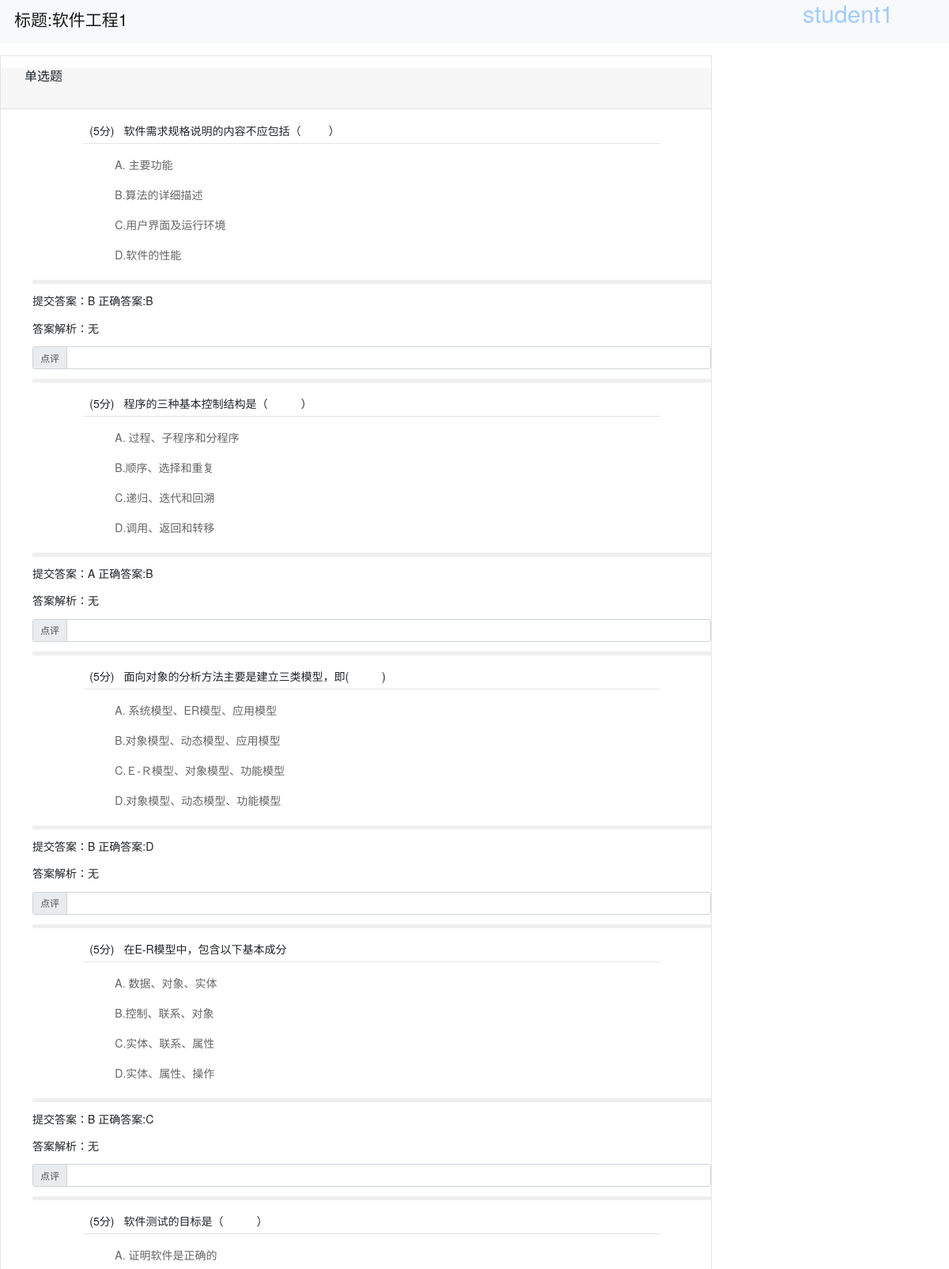
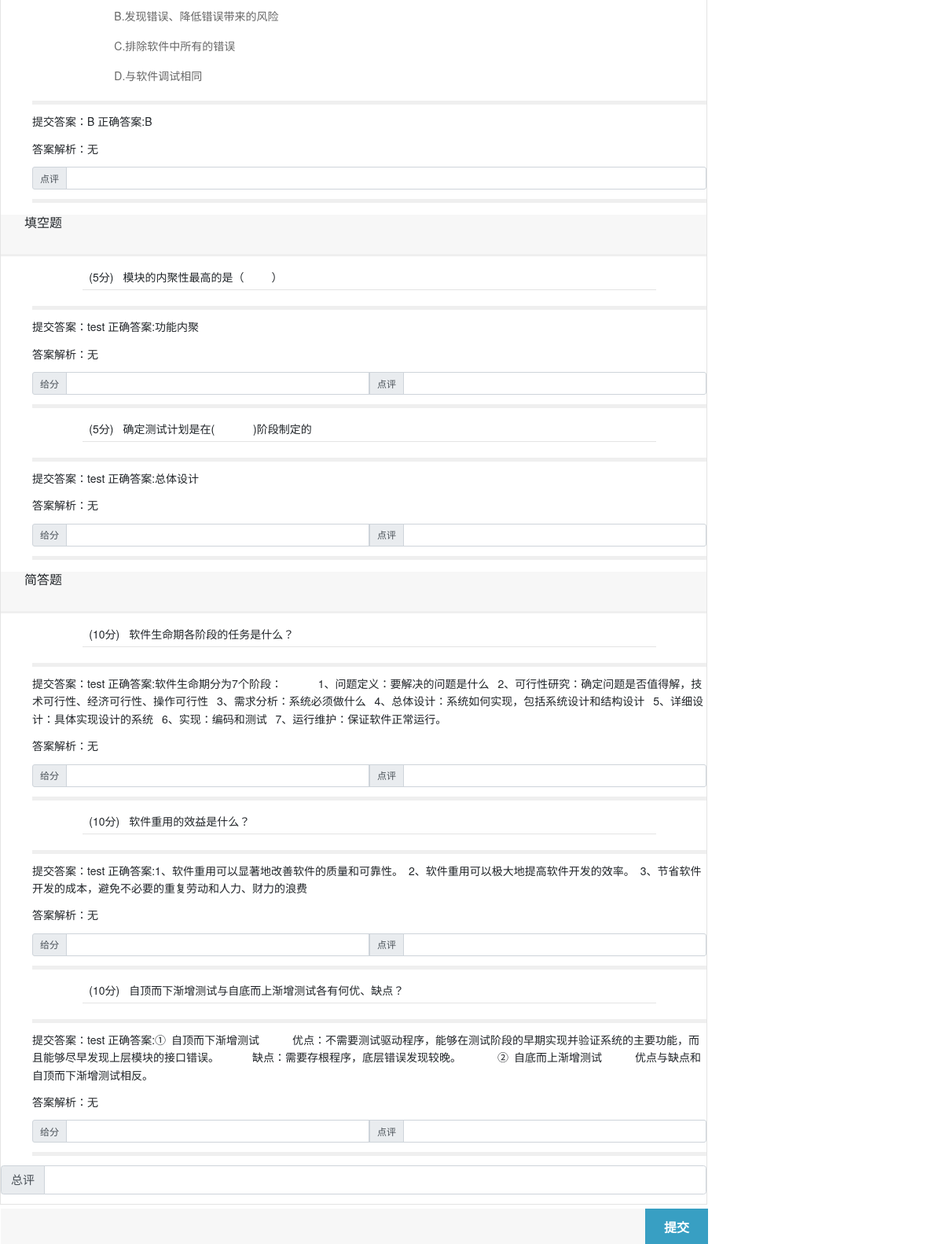
Page /rewind/6/ on the committed database (2 pictures, top to bottom).
### question_manage/models.py (models this page shows, shortened)
class Grade(models.Model):
    id=models.AutoField(primary_key=True)
    sid=models.ForeignKey(UserEx,on_delete=models.CASCADE,default='')#添加外键
    pid=models.ForeignKey(Paper, on_delete=models.CASCADE)
    grade=models.IntegerField()
    is_checked=models.BooleanField(default='False')
    rewind=models.TextField(default="")
    class Meta:
        db_table='grade'
        verbose_name='成绩'
        verbose_name_plural=verbose_name

class Paper(models.Model):
    id=models.AutoField(primary_key=True)
    sqid=models.ManyToManyField(Question)#多对多
    fqid=models.ManyToManyField(Fillin)
    tid=models.ForeignKey(UserEx,on_delete=models.CASCADE)#添加外键
    title=models.CharField('标题',max_length=20,default='')
    major=models.CharField('考卷适用专业',max_length=20)
    examtime=models.DateTimeField()
    class Meta:
        db_table='paper'
        verbose_name='试卷'
        verbose_name_plural=verbose_name

class TAnswer(models.Model):
    gid=models.ForeignKey(Grade, on_delete=models.CASCADE)
    qid=models.ForeignKey(Question, on_delete=models.CASCADE,default='')
    ans=models.CharField('选项',max_length=5)
    score =models.IntegerField('得分', default=0)
    rewind = models.TextField('点评',default='')
    class Meta:
        db_table = 'answer'
        verbose_name = '答卷单选题'
        verbose_name_plural = verbose_name

class Question(models.Model):
    ANSWER = (
        ('A', 'A'),
        ('B', 'B'),
        ('C', 'C'),
        ('D', 'D'),
    )
    id = models.AutoField(primary_key=True)
    category = models.CharField('标签', max_length=20)
    title = models.TextField('题目')
    optionA = models.CharField('A选项', max_length=30)
    optionB = models.CharField('B选项', max_length=30)
    optionC = models.CharField('C选项', max_length=30)
    optionD = models.CharField('D选项', max_length=30)
    answer = models.CharField('答案', max_length=10, choices=ANSWER)
    score = models.IntegerField('分数', default=1)
    solution = models.TextField('解析', default='无')
    class Meta:
        db_table = 'question'
        verbose_name = '单项选择题库'
        verbose_name_plural = verbose_name

class F_TAnswer(models.Model):
    gid=models.ForeignKey(Grade, on_delete=models.CASCADE)
    qid=models.ForeignKey(Fillin, on_delete=models.CASCADE,default='')
    ans=models.TextField('选项')
    score = models.IntegerField('得分', default=0)
    rewind = models.TextField('点评', default='')
    class Meta:
        db_table = 'f_answer'
        verbose_name = '答卷填空题'
        verbose_name_plural = verbose_name

class Fillin(models.Model):
    TYPE = (
        ('f', '填空题'),
        ('sa', '简答题'),
    )
    id = models.AutoField(primary_key=True)
    category = models.CharField('标签', max_length=20)
    title = models.TextField('题目')
    answer = models.TextField('答案')
    score = models.IntegerField('分数', default=1)
    type = models.CharField('类型', max_length=10, choices=TYPE, default='')
    solution = models.TextField('解析', default='无')
    class Meta:
        db_table = 'fillin'
        verbose_name = '填空或简答题库'
        verbose_name_plural = verbose_name

### question_manage/views.py (the view)
# urls.py: path("rewind/<int:id>/", q_views.rewind, name="rewind"),
def rewind(request, id):
    g = Grade.objects.get(id=id)
    s = g.sid
    alist = g.tanswer_set.all()
    falist = g.f_tanswer_set.all()
    return render(request, 'rewind.html', {'student': s, 'alist': alist, 'grade':g, 'falist':falist})

### question_manage/templates/rewind.html (shortened to what this page needs)
<!DOCTYPE HTML>
<html lang="en">
<head>
    <link href="/static/bootstrap-4.3.1-dist/css/bootstrap.min.css" rel="stylesheet">
    <link href="/static/css/main.css" rel="stylesheet" type="text/css" />
    <link href="/static/css/test.css" rel="stylesheet" type="text/css" />
    <link href="/static/css/style.css" rel="stylesheet" type="text/css"/>
</head>
<body>
<nav class="navbar navbar-expand-sm bg-light navbar-light ">
    <ul class="navbar-nav">
        <li class="nav-item active">
            <a class="nav-link"><h3>标题:{{ grade.pid.title }}</h3></a>
        </li>
        <li style="position: fixed;right: 70px; font-size: 30px;color: #9fcdff">{{ student.name }}</li>
    </ul>
</nav>
<div class="main">
	<div class="test_main">
		<div class="nr_left">
			<div class="test">
            <form action="/sub_rewind/" method="post">
					<div class="test_title">
						<font><input type="submit" name="back" value="提交"></font>
					</div>
						<div class="test_content">
							<div class="test_content_title">
								<h2>单选题</h2>
							</div>
						</div>
						<div class="test_content_nr">
							<ul>
                               {% for a in alist %}
                                   <li id="{{ forloop.counter }}">
                                    <div class="test_content_nr_tt">
                                        <span>({{ a.qid.score }}分)</span>
                                        <font>{{ a.qid.title }}</font>
                                    </div>
                                   <div class="test_content_nr_main">
                                        <ul>
                                                <li class="option">
                                                    <label>A.
                                                        <p class="ue" style="display: inline;">{{ a.qid.optionA }}</p>
                                                    </label>
                                                </li>
                                                <li class="option">
                                                    <label>
                                                        B.<p class="ue" style="display: inline;">{{ a.qid.optionB }}</p>
                                                    </label>
                                                </li>
                                                <li class="option">
                                                    <label>
                                                        C.<p class="ue" style="display: inline;">{{ a.qid.optionC }}</p>
                                                    </label>
                                                </li>
                                                <li class="option">
                                                    <label>
                                                        D.<p class="ue" style="display: inline;">{{ a.qid.optionD }}</p>
                                                    </label>
                                                </li>
                                        </ul>
                                    </div>
                                    </li>
                                    <li>
                                        <p>提交答案：{{ a.ans }} 正确答案:{{ a.qid.answer }}</p>
                                        <p>答案解析：{{ a.qid.solution }}</p>
                                        <div class="input-group mb-3 input-group">
                                           <div class="input-group-prepend">
                                            <span class="input-group-text">点评</span>
                                          </div>
                                          <input type="text" class="form-control" name="sr{{ a.id }}">
                                        </div>
                                    </li>
                               {% endfor %}
							</ul>
						</div>
                        <div class="test_content">
							<div class="test_content_title">
								<h2>填空题</h2>
							</div>
						</div>
						<div class="test_content_nr">
							<ul>
                               {% for fa in falist %}
                                   {% if fa.qid.type == 'f' %}
                                   <li id="{{ forloop.counter }}">
                                        <div class="test_content_nr_tt">
                                            <span>({{ fa.qid.score }}分)</span>
                                            <font>{{ fa.qid.title }}</font>
                                        </div>
                                       <div class="test_content_nr_main">
                                        </div>
                                    </li>
                                    <li>
                                        <p>提交答案：{{ fa.ans }} 正确答案:{{ fa.qid.answer }}</p>
                                        <p>答案解析：{{ fa.qid.solution }}</p>
                                        <div class="input-group mb-3 input-group">
                                          <div class="input-group-prepend">
                                            <span class="input-group-text">给分</span>
                                          </div>
                                          <input type="number" class="form-control" name="fs{{ fa.id }}">
                                           <div class="input-group-prepend">
                                            <span class="input-group-text">点评</span>
                                          </div>
                                          <input type="text" class="form-control" name="fr{{ fa.id }}">
                                        </div>
                                    </li>
                                   {% endif %}
                               {% endfor %}
							</ul>
						</div>
                        <div class="test_content">
							<div class="test_content_title">
								<h2>简答题</h2>
							</div>
						</div>
						<div class="test_content_nr">
							<ul>
                               {% for fa in falist %}
                                   {% if fa.qid.type == 'sa' %}
                                   <li id="{{ forloop.counter }}">
                                        <div class="test_content_nr_tt">
                                            <span>({{ fa.qid.score }}分)</span>
                                            <font>{{ fa.qid.title }}</font>
                                        </div>
                                       <div class="test_content_nr_main">
                                        </div>
                                    </li>
                                    <li>
                                        <p>提交答案：{{ fa.ans }} 正确答案:{{ fa.qid.answer }}</p>
                                        <p>答案解析：{{ fa.qid.solution }}</p>
                                        <div class="input-group mb-3 input-group">
                                          <div class="input-group-prepend">
                                            <span class="input-group-text">给分</span>
                                          </div>
                                          <input type="number" class="form-control" name="sas{{ fa.id }}">
                                           <div class="input-group-prepend">
                                            <span class="input-group-text">点评</span>
                                          </div>
                                          <input type="text" class="form-control" name="sar{{ fa.id }}">
                                        </div>
                                    </li>
                                   {% endif %}
                               {% endfor %}
							</ul>
						</div>
                        <div class="input-group mb-3 input-group-lg">
                          <div class="input-group-prepend">
                            <span class="input-group-text">总评</span>
                          </div>
                          <input type="text" class="form-control" name="rewind">
                        </div>
                </form>
			</div>
		</div>
	</div>
	<div class="foot"></div>
</div>
</body>
</html>

### static/css/main.css (style rules this page uses)
html, body { width: 100%;height: 100%;overflow:auto;font-size:12px;margin:0;padding:0; font-family:"微软雅黑";background:#fff; text-align:center; }
ul,li { list-style:none; }
a { text-decoration:none; color:#666; }
.foot { width:100%; height:50px; clear:both; }

### static/css/test.css (style rules this page uses)
.test_main { width:1200px; margin:15px auto 0; }
.nr_left { width:900px; height:100%; float:left; }
.test { width:100%; border:1px solid #e4e4e4; text-align:left; float:left; }
.test_title { width:900px; height:45px; line-height:45px; background-color:#f7f7f7;position:fixed; bottom:0; z-index:1000; }
.test_title font { width:80px; height:45px; display:block; float:right; text-align:center; }
.test_title font input { background:#389fc3; border:none; display:block; width:80px; height:45px; cursor:pointer; color:#fff; font-size:16px; font-weight:bold; }
.test_content { width:100%; height:auto; margin-top:15px; }
.test_content_title { width:100%; height:50px; line-height:50px; background:#f7f7f7; text-align:center; }
.test_content_title h2 { padding:0 30px; font-size:16px; font-weight:normal; display:block; float:left }
.test_content_nr { width:100%; border-top:3px solid #efefef; }
.test_content_nr>ul>li { width:100%; border-bottom:5px solid #efefef; padding-top:10px; }
.test_content_nr_tt { width:85%; height:auto; line-height:32px; margin:0 auto; border-bottom:1px solid #e4e4e4; }
.test_content_nr_tt span { padding:0 8px; }
.test_content_nr_tt font { font-size:14px }
.test_content_nr_main { width:85%; margin:0 auto; padding:10px 0;height:auto; }
.option { line-height:32px; display:block; background:#fff;color:#666; }
.option label { height:auto;display:block; }

### static/css/style.css (style rules this page uses)
a { text-decoration: none; cursor: auto; color: #000; }
body { background: #eee; font: 14px/1.6em "微软雅黑", "Microsoft Yahei", "Droid Sans", Helvetica Neue, Helvetica, Arial, sans-serif; }
div { display: block; }

### question_manage/templates/rewind.html (style rules this page uses)
body { background: #fff !important; }

### rows in the picture
Grade: pid "软件工程1"
TAnswer: qid.score "5", qid "软件需求规格说明的内容不应包括（ ）", qid.optionA "主要功能", qid.optionB "算法的详细描述", qid.optionC "用户界面及运行环境", qid.optionD "软件的性能", ans "B", qid.answer "B", qid.solution "无"
TAnswer: qid.score "5", qid "程序的三种基本控制结构是（ ）", qid.optionA "过程、子程序和分程序", qid.optionB "顺序、选择和重复", qid.optionC "递归、迭代和回溯", qid.optionD "调用、返回和转移", ans "A", qid.answer "B", qid.solution "无"
TAnswer: qid.score "5", qid "面向对象的分析方法主要是建立三类模型，即( )", qid.optionA "系统模型、ER模型、应用模型", qid.optionB "对象模型、动态模型、应用模型", qid.optionC "Ｅ-Ｒ模型、对象模型、功能模型", qid.optionD "对象模型、动态模型、功能模型", ans "B", qid.answer "D", qid.solution "无"
TAnswer: qid.score "5", qid "在E-R模型中，包含以下基本成分", qid.optionA "数据、对象、实体", qid.optionB "控制、联系、对象", qid.optionC "实体、联系、属性", qid.optionD "实体、属性、操作", ans "B", qid.answer "C", qid.solution "无"
TAnswer: qid.score "5", qid "软件测试的目标是（ ）", qid.optionA "证明软件是正确的", qid.optionB "发现错误、降低错误带来的风险", qid.optionC "排除软件中所有的错误", qid.optionD "与软件调试相同", ans "B", qid.answer "B", qid.solution "无"
F_TAnswer: qid.score "5", qid "模块的内聚性最高的是（ ）", ans "test", qid.answer "功能内聚", qid.solution "无"
F_TAnswer: qid.score "5", qid "确定测试计划是在( )阶段制定的", ans "test", qid.answer "总体设计", qid.solution "无"
F_TAnswer: qid.score "10", qid "软件生命期各阶段的任务是什么？", ans "test", qid.answer "软件生命期分为7个阶段： 1、问题定义：要解决的问题是什么 2、可行性研究：确定问题是否值得解，技术可行性、经济可行性、操作可行性 3、需求分析：系统必须做什么 4、总体设计：系统如何实现，包括系统设计和结构设计 5、详细设计：具体实现设计的系统 6、实现：编码和测试 7、运行维护：保证软件正常运行。", qid.solution "无"
F_TAnswer: qid.score "10", qid "软件重用的效益是什么？", ans "test", qid.answer "1、软件重用可以显著地改善软件的质量和可靠性。 2、软件重用可以极大地提高软件开发的效率。 3、节省软件开发的成本，避免不必要的重复劳动和人力、财力的浪费", qid.solution "无"
F_TAnswer: qid.score "10", qid "自顶而下渐增测试与自底而上渐增测试各有何优、缺点？", ans "test", qid.answer "① 自顶而下渐增测试 优点：不需要测试驱动程序，能够在测试阶段的早期实现并验证系统的主要功能，而且能够尽早发现上层模块的接口错误。 缺点：需要存根程序，底层错误发现较晚。 ② 自底而上渐增测试 优点与缺点和自顶而下渐增测试相反。", qid.solution "无"
